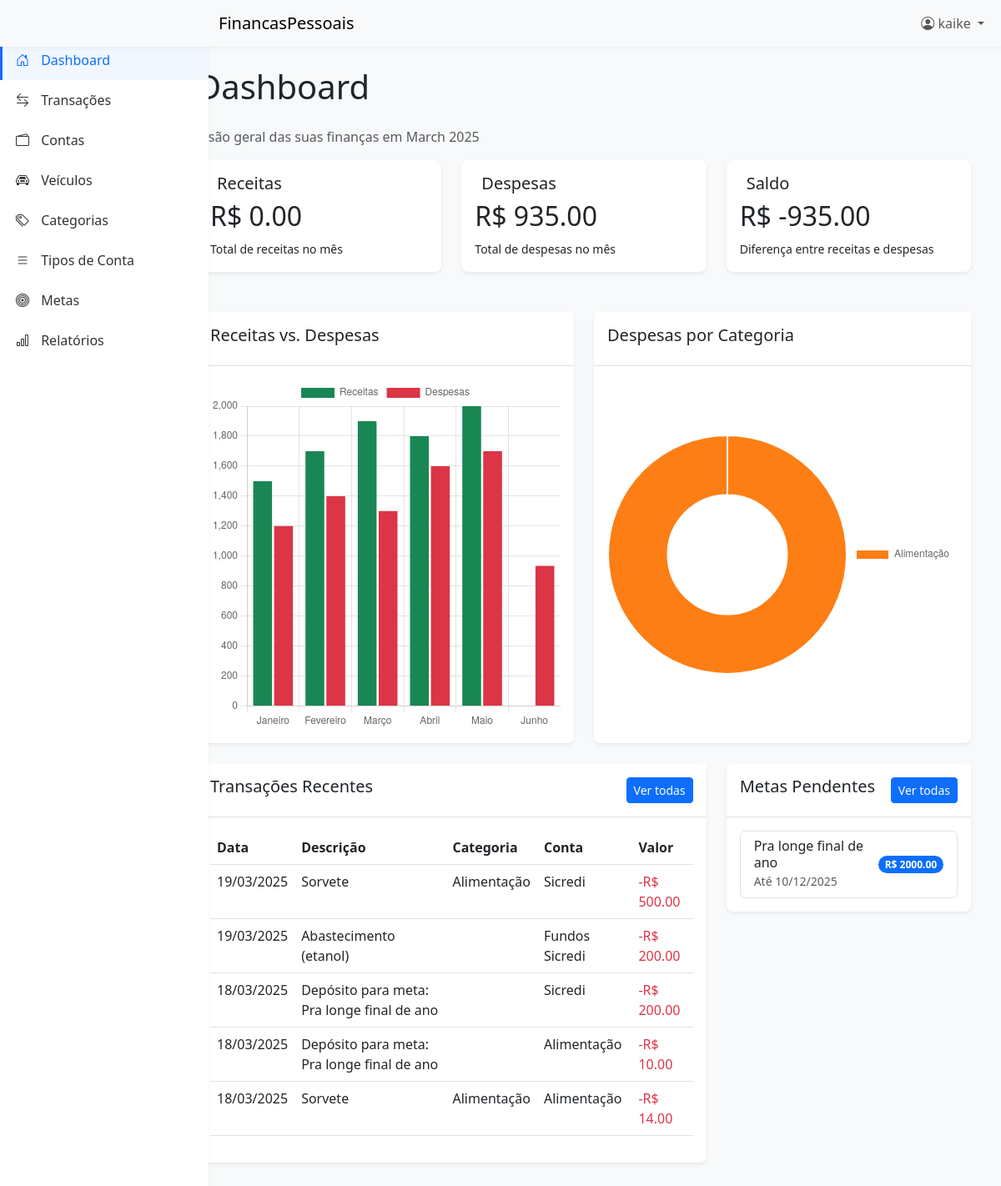
The app's page / (signed in), older data.
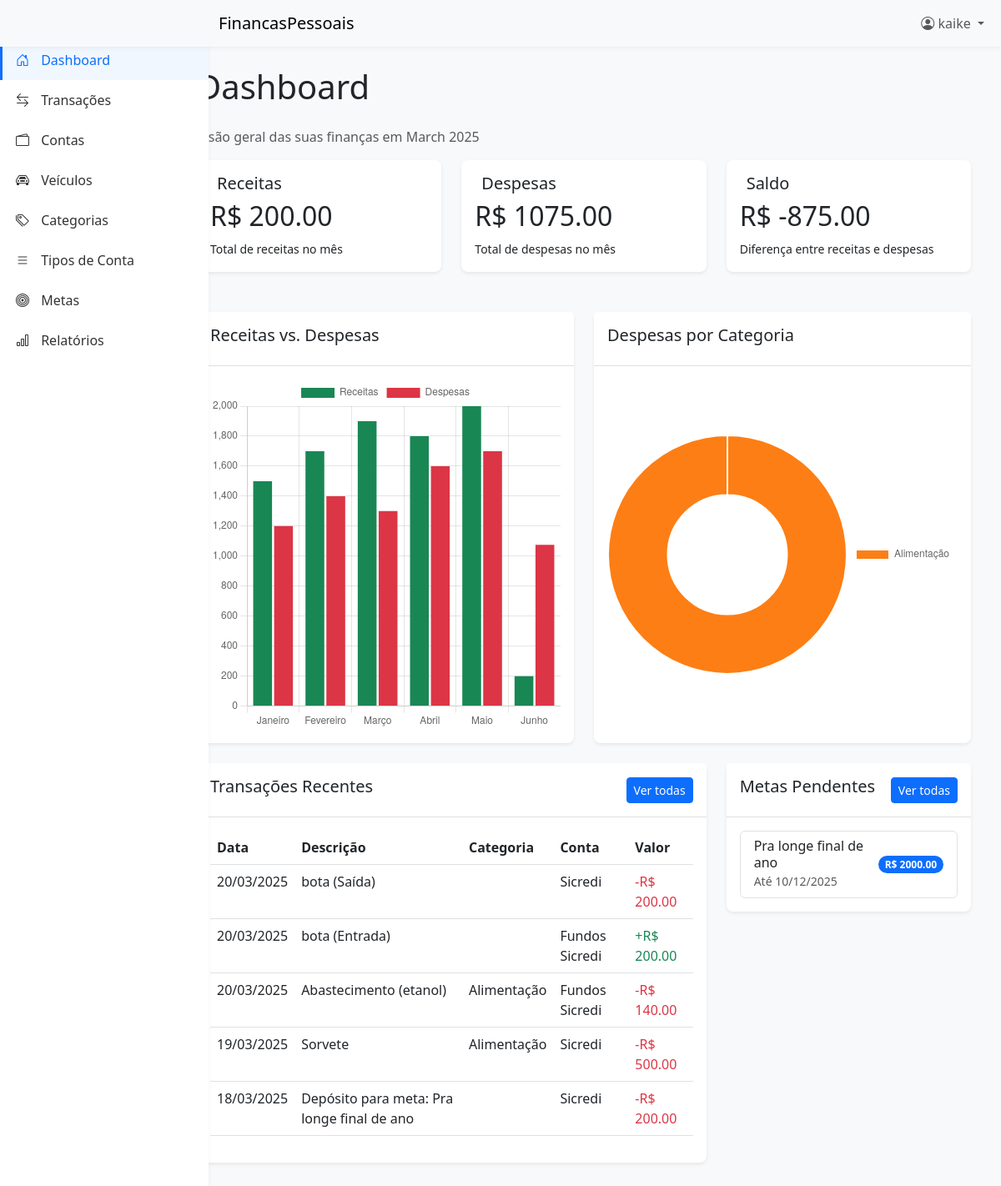
The same page, newer data.
### core/models.py (models this page shows, shortened)
class Transacao(models.Model):
    descricao = models.CharField(max_length=200)
    valor = models.DecimalField(max_digits=10, decimal_places=2)
    data = models.DateField(default=timezone.now)
    tipo = models.CharField(
        max_length=10, choices=[("receita", "Receita"), ("despesa", "Despesa")]
    )
    categoria = models.ForeignKey(Categoria, on_delete=models.SET_NULL, null=True)
    conta = models.ForeignKey(Conta, on_delete=models.CASCADE)
    usuario = models.ForeignKey(User, on_delete=models.CASCADE)
    observacao = models.TextField(blank=True, null=True)
    class Meta:
        verbose_name_plural = "Transações"
        ordering = ["-data"]  # Ordena do mais recente para o mais antigo

class Categoria(models.Model):
    nome = models.CharField(max_length=100)
    tipo = models.CharField(
        max_length=10, choices=[("receita", "Receita"), ("despesa", "Despesa")]
    )
    usuario = models.ForeignKey(User, on_delete=models.CASCADE)
    class Meta:
        verbose_name_plural = "Categorias"

class Conta(models.Model):
    nome = models.CharField(max_length=100)
    saldo = models.DecimalField(max_digits=10, decimal_places=2, default=0)
    tipo = models.ForeignKey(TipoConta, on_delete=models.SET_NULL, null=True)
    usuario = models.ForeignKey(User, on_delete=models.CASCADE)

class Meta(models.Model):
    descricao = models.CharField(max_length=100)
    valor = models.DecimalField(max_digits=10, decimal_places=2)
    data_limite = models.DateField()
    concluida = models.BooleanField(default=False)
    usuario = models.ForeignKey(User, on_delete=models.CASCADE)
    class Meta:
        verbose_name_plural = "Metas"

### core/views.py (the view)
# urls.py: path("", views.dashboard, name="dashboard"),
@login_required
def dashboard(request):
    hoje = timezone.now().date()
    inicio_mes = hoje.replace(day=1)
    if hoje.month == 12:
        fim_mes = hoje.replace(year=hoje.year + 1, month=1, day=1) - datetime.timedelta(
            days=1
        )
    else:
        fim_mes = hoje.replace(month=hoje.month + 1, day=1) - datetime.timedelta(days=1)
    contas = Conta.objects.filter(usuario=request.user)
    saldo_total = contas.aggregate(total=Sum("saldo")).get("total", 0) or 0
    receitas_mes = (
        Transacao.objects.filter(
            usuario=request.user, tipo="receita", data__range=[inicio_mes, fim_mes]
        )
        .aggregate(total=Sum("valor"))
        .get("total", 0)
        or 0
    )
    despesas_mes = (
        Transacao.objects.filter(
            usuario=request.user, tipo="despesa", data__range=[inicio_mes, fim_mes]
        )
        .aggregate(total=Sum("valor"))
        .get("total", 0)
        or 0
    )
    transacoes_recentes = Transacao.objects.filter(usuario=request.user).order_by(
        "-data"
    )[:5]
    metas_pendentes = Meta.objects.filter(
        usuario=request.user, concluida=False
    ).order_by("data_limite")
    categorias_despesa = Categoria.objects.filter(usuario=request.user, tipo="despesa")
    dados_categorias = []
    for categoria in categorias_despesa:
        total = (
            Transacao.objects.filter(
                usuario=request.user,
                categoria=categoria,
                data__range=[inicio_mes, fim_mes],
            )
            .aggregate(total=Sum("valor"))
            .get("total", 0)
            or 0
        )
        if total > 0:
            dados_categorias.append({"nome": categoria.nome, "total": float(total)})
    context = {
        "saldo_total": saldo_total,
        "receitas_mes": receitas_mes,
        "despesas_mes": despesas_mes,
        "saldo_mes": receitas_mes - despesas_mes,
        "transacoes_recentes": transacoes_recentes,
        "metas_pendentes": metas_pendentes,
        "mes_atual": hoje.strftime("%B %Y"),
        "dados_categorias": dados_categorias,
    }
    return render(request, "core/dashboard.html", context)

### templates/core/dashboard.html (shortened to what the changed rows need)
{% extends 'base.html' %}
{% block content %}
<div class="container-fluid">
    <h1 class="mb-4">Dashboard</h1>
    <div class="row mb-4">
        <div class="col-md-4">
            <div class="card card-dashboard income">
                <div class="card-body">
                    <h5 class="card-title">Receitas</h5>
                    <h2 class="card-text">R$ {{ receitas_mes|floatformat:2 }}</h2>
                    <p class="card-text"><small>Total de receitas no mês</small></p>
                </div>
            </div>
        </div>
        <div class="col-md-4">
            <div class="card card-dashboard expense">
                <div class="card-body">
                    <h5 class="card-title">Despesas</h5>
                    <h2 class="card-text">R$ {{ despesas_mes|floatformat:2 }}</h2>
                    <p class="card-text"><small>Total de despesas no mês</small></p>
                </div>
            </div>
        </div>
        <div class="col-md-4">
            <div class="card card-dashboard balance">
                <div class="card-body">
                    <h5 class="card-title">Saldo</h5>
                    <h2 class="card-text">R$ {{ saldo_mes|floatformat:2 }}</h2>
                    <p class="card-text"><small>Diferença entre receitas e despesas</small></p>
                </div>
            </div>
        </div>
    </div>
    <div class="row">
        <div class="col-md-6">
            <div class="card mb-4">
                <div class="card-body">
                    <canvas id="chartReceitasDespesas" height="300"></canvas>
                </div>
            </div>
        </div>
    </div>
    <div class="row">
        <div class="col-md-8">
            <div class="card mb-4">
                <div class="card-body">
                    <div class="table-responsive">
                        <table class="table table-hover">
                            <thead>
                                <tr>
                                    <th>Data</th>
                                    <th>Descrição</th>
                                    <th>Categoria</th>
                                    <th>Conta</th>
                                    <th>Valor</th>
                                </tr>
                            </thead>
                            <tbody>
                                {% for t in transacoes_recentes %}
                                <tr>
                                    <td>{{ t.data|date:"d/m/Y" }}</td>
                                    <td>{{ t.descricao }}</td>
                                    <td>{{ t.categoria.nome }}</td>
                                    <td>{{ t.conta.nome }}</td>
                                    <td
                                        class="{% if t.tipo == 'receita' %}text-success{% else %}text-danger{% endif %}">
                                        {% if t.tipo == 'receita' %}+{% else %}-{% endif %}R$ {{ t.valor|floatformat:2}}
                                    </td>
                                </tr>
                                {% empty %}
                                <tr>
                                    <td colspan="5" class="text-center">Nenhuma transação registrada</td>
                                </tr>
                                {% endfor %}
                            </tbody>
                        </table>
                    </div>
                </div>
            </div>
        </div>
        <div class="col-md-4">
            <div class="card mb-4">
                <div class="card-body">
                    <ul class="list-group">
                        {% for meta in metas_pendentes %}
                        <li class="list-group-item d-flex justify-content-between align-items-center">
                            <div>
                                <h6 class="mb-0">{{ meta.descricao }}</h6>
                                <small class="text-muted">Até {{ meta.data_limite|date:"d/m/Y" }}</small>
                            </div>
                            <span class="badge bg-primary rounded-pill">R$ {{ meta.valor|floatformat:2 }}</span>
                        </li>
                        {% empty %}
                        <li class="list-group-item text-center">Nenhuma meta pendente</li>
                        {% endfor %}
                    </ul>
                </div>
            </div>
        </div>
    </div>
</div>
{% endblock %}
{% block extra_js %}
<script>
    // Gráfico de Receitas vs. Despesas
    const ctx1 = document.getElementById('chartReceitasDespesas').getContext('2d');
    const chartReceitasDespesas = new Chart(ctx1, {
        type: 'bar',
        data: {
            labels: ['Janeiro', 'Fevereiro', 'Março', 'Abril', 'Maio', 'Junho'],
            datasets: [
                {
                    label: 'Receitas',
                    data: [1500, 1700, 1900, 1800, 2000, {{ receitas_mes }}],
            backgroundColor: '#198754',
        },
                {
            label: 'Despesas',
            data: [1200, 1400, 1300, 1600, 1700, {{ despesas_mes }}],
        backgroundColor: '#dc3545',
                }
            ]
        },
    options: {
        responsive: true,
            scales: {
            y: {
                beginAtZero: true
            }
        }
    }
    });
    // Gráfico de Categorias
    const ctx2 = document.getElementById('chartCategorias').getContext('2d');
    const chartCategorias = new Chart(ctx2, {
        type: 'doughnut',
        data: {
            labels: [{% for cat in dados_categorias %}'{{ cat.nome }}'{% if not forloop.last %}, {% endif %}{% empty %}'Sem dados'{% endfor %}],
            datasets: [{
                data: [{% for cat in dados_categorias %}{{ cat.total }}{% if not forloop.last %}, {% endif %}{% empty %}1{% endfor %}],
                backgroundColor: [
                    '#fd7e14', '#20c997', '#0dcaf0', '#6f42c1', '#d63384', '#adb5bd',
                    '#198754', '#dc3545', '#0d6efd', '#ffc107', '#6610f2', '#212529'
                ]
            }]
        },
        options: {
            responsive: true,
            plugins: {
                legend: {
                    position: 'right',
                },
                tooltip: {
                    callbacks: {
                        label: function(context) {
                            const label = context.label || '';
                            const value = context.raw || 0;
                            return label + ': R$ ' + value.toFixed(2);
                        }
                    }
                }
            }
        }
    });
</script>
{% endblock %}

Row changes from the older to the newer data that the page shows:
removed Transacao: data "19/03/2025", descricao "Abastecimento (etanol)", conta.nome "Fundos Sicredi", valor "200.00"
no longer on this page (row unchanged): Transacao: data "18/03/2025", descricao "Depósito para meta: Pra longe final de ano", conta.nome "Alimentação", valor "10.00"
no longer on this page (row unchanged): Transacao: data "18/03/2025", descricao "Sorvete", categoria.nome "Alimentação", conta.nome "Alimentação", valor "14.00"
added Transacao: data "20/03/2025", descricao "bota (Saída)", conta.nome "Sicredi", valor "200.00"
added Transacao: data "20/03/2025", descricao "bota (Entrada)", conta.nome "Fundos Sicredi", valor "200.00", tipo "receita" (drawn)
added Transacao: data "20/03/2025", descricao "Abastecimento (etanol)", categoria.nome "Alimentação", conta.nome "Fundos Sicredi", valor "140.00"
Text that changed along with them:
{{ receitas_mes|floatformat:2 }}: "0.00" → "200.00"
{{ despesas_mes|floatformat:2 }}: "935.00" → "1075.00"
{{ saldo_mes|floatformat:2 }}: "-935.00" → "-875.00"
chart data {{ receitas_mes }}: 0 → 200
chart data {{ despesas_mes }}: 935 → 1075
